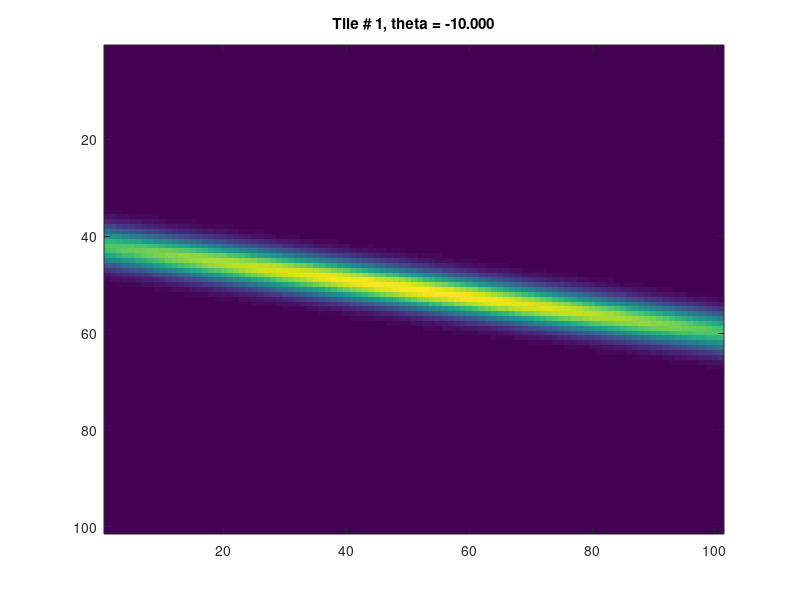
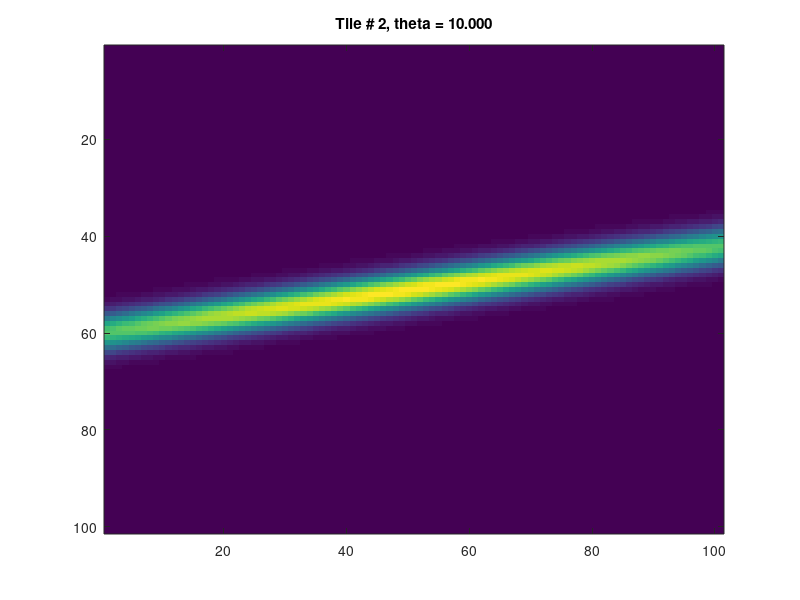
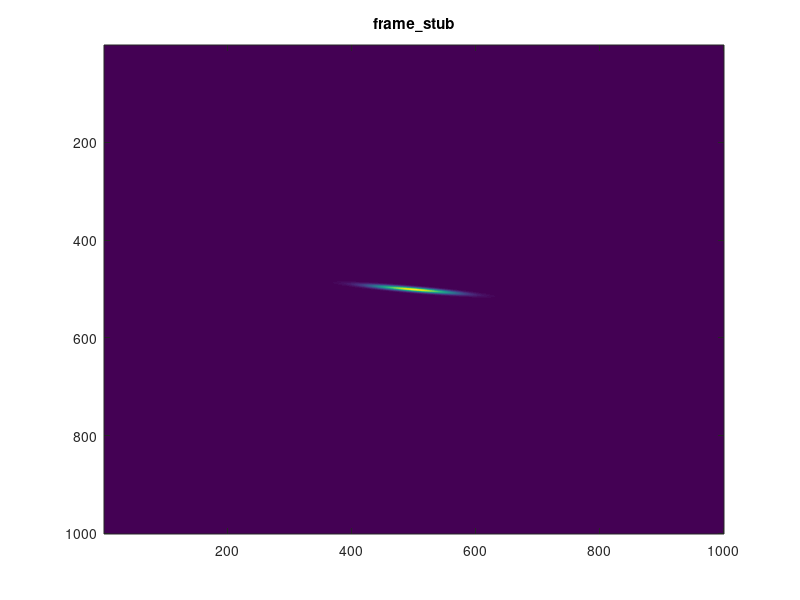

Reproduce these figures in MATLAB, in order.
function corrTest()

clc;

%tile parameters
rows = 100;
cols = 100;
max_slope = 10;
min_slope = -10;
n = 2;
sigma_factor = 4;

%set angle of the stub
stub_theta = 6;
stub_rows = 1000;
stub_cols = 1000;
stub_sigma_factor = 3;
norm_tiles = true;



tiles = makeTiles(rows, cols, max_slope, min_slope, n, sigma_factor, norm_tiles);


frame_stub = frame_stub_generator(stub_theta, stub_rows, stub_cols, stub_sigma_factor);

figure(100)
imagesc(frame_stub);
title('frame\_stub');



% corr_array = corr_check(tiles, frame_stub, n);
% 
% if 1
%   [M, I] = max(corr_array(round((stub_rows)/2), round((stub_cols)/2), :));
%   squeeze(corr_array(round((stub_rows)/2), round((stub_cols)/2), :))
% elseif 0
%   [M, I] = max(corr_array(round((rows+stub_rows)/2), round((cols+stub_cols)/2), :));
%   squeeze(corr_array(round((rows+stub_rows)/2), round((cols+stub_cols)/2), :))
% else
%   [M,I] = max(max(max(corr_array,[],1),[],2),[],3);
% end
% 
% figure(1001); clf;
% theta = linspace(min_slope,max_slope,n);
% [M2,I2] = max(corr_array,[],3);
% slope = theta(I2);
% imagesc(slope);
% colorbar


% figure(13)
% imagesc(corr_array(:,:,I));

% fprintf('******************************\n')
% fprintf('%-20s %.3f\n','Expected Slope: ', stub_theta) 
% fprintf('%-20s %.3f\n', 'Correlated Slope: ', tiles{I}.slope)
% fprintf('******************************\n')

% for i = 1:n
%   SUM(i) = sum(tiles{i}.array(:));
% end
% 
% figure(12)
% plot(SUM);

keyboard
 
function tiles = makeTiles(rows, cols, max_slope, min_slope, n, sigma_factor, norm)
  
%sigma X and Y based on the rows and columns
sigmaX = 1/(15 * sigma_factor);
sigmaY = 1.5/(sigma_factor);

x = -cols/2:cols/2;
y = -rows/2:rows/2;

%array of theta angles 
theta = linspace(min_slope, max_slope, n);

%cell array of tiles 
tiles = {n};

%populate each tile with slope data 
for i = 1:n
  [X,Y] = meshgrid(x,y);
  a = 12 * (pi) * sqrt(sigmaX^2 * sigmaY^2);
  B = (((X.*cosd(-theta(i)) - Y*sind(-theta(i))).^2) ./ 2*sigmaX^2);
  C = (((X.*sind(-theta(i)) - Y*cosd(-theta(i))).^2) ./ 2*sigmaY^2);
  F = a*exp(-(B+C));
  
  %normalize so sum of F = 1
  if norm
    F = F / sum(F(:));
  end
  
  tile.array = F;
  tile.slope = theta(i);

  tiles{i} = tile;

  figure(i);
  imagesc(tiles{i}.array);
  image_label = sprintf('Tile # %d, theta = %.3f', i, theta(i));
  title(image_label);
end

function frame_stub = frame_stub_generator(theta, rows, cols, sigma_factor)

sigmaX = 1/(15 * sigma_factor);
sigmaY = 1/(sigma_factor);

x = -cols/2:cols/2;
y = -rows/2:rows/2;

  
[X,Y] = meshgrid(x,y);
a = 12 * (pi) * sqrt(sigmaX^2 * sigmaY^2);
B = (((X.*cosd(theta) - Y*sind(theta)).^2) ./ 2*sigmaX^2);
C = (((X.*sind(theta) - Y*cosd(theta)).^2) ./ 2*sigmaY^2);
F = a*exp(-(B+C));
F = F / sum(F(:));

frame_stub = F;
  
function corr_array = corr_check(tiles, frameStub, n)
  
[r1, c1] = size(tiles{1}.array);
[r2, c2] = size(frameStub);
 
% corr_rows = r1 + r2 - 1;
% corr_cols = c1 + c2 - 1;
 
corr_rows = r2;
corr_cols = c2;
  
corr_array = zeros(corr_rows, corr_cols, n);

for i = 1:n

%   C = xcorr2(frameStub, tiles{i}.array);
  C = filter2(flipud(fliplr(tiles{i}.array)), frameStub, 'same');
  corr_array(:,:,i) = C;

end

  

  
